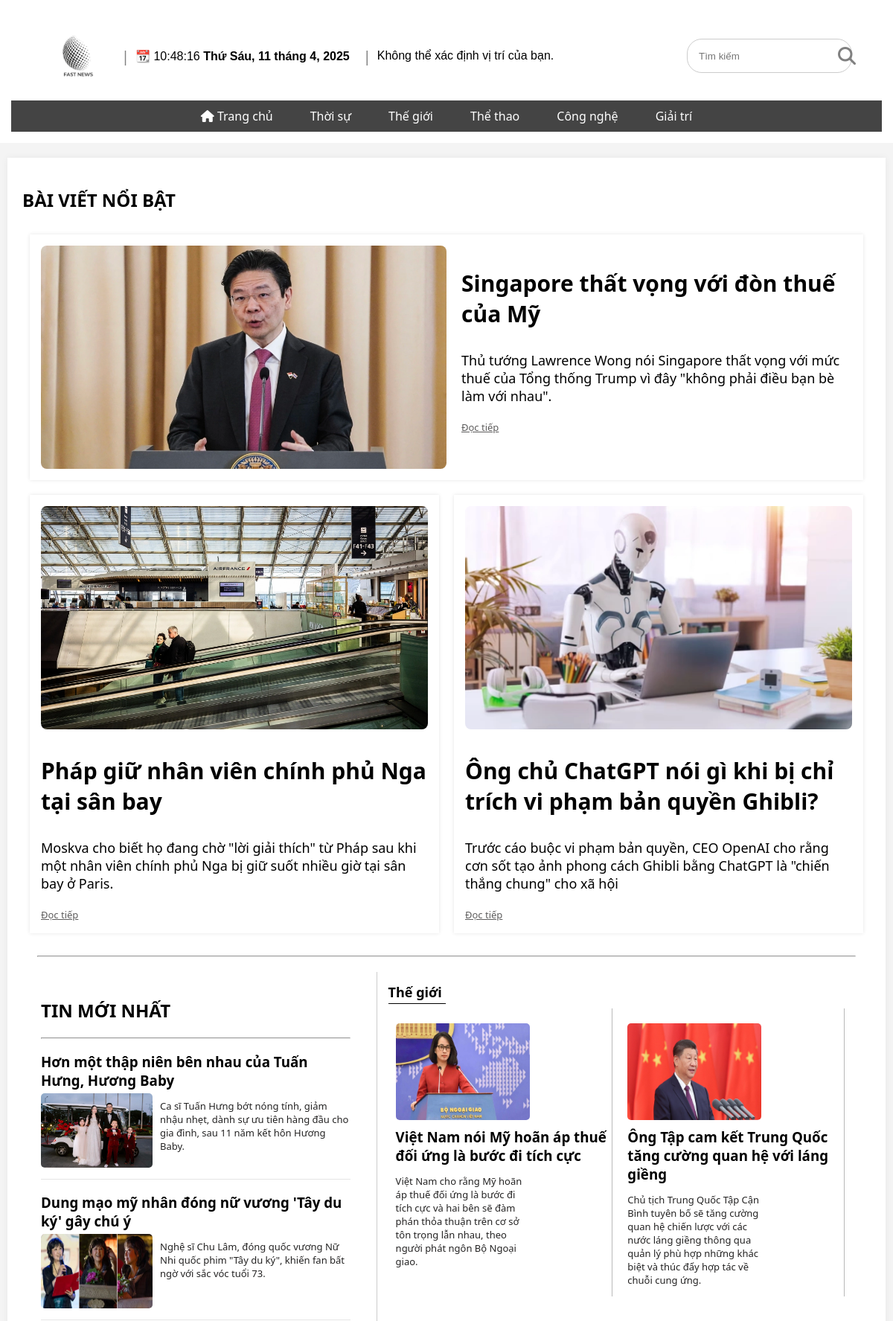
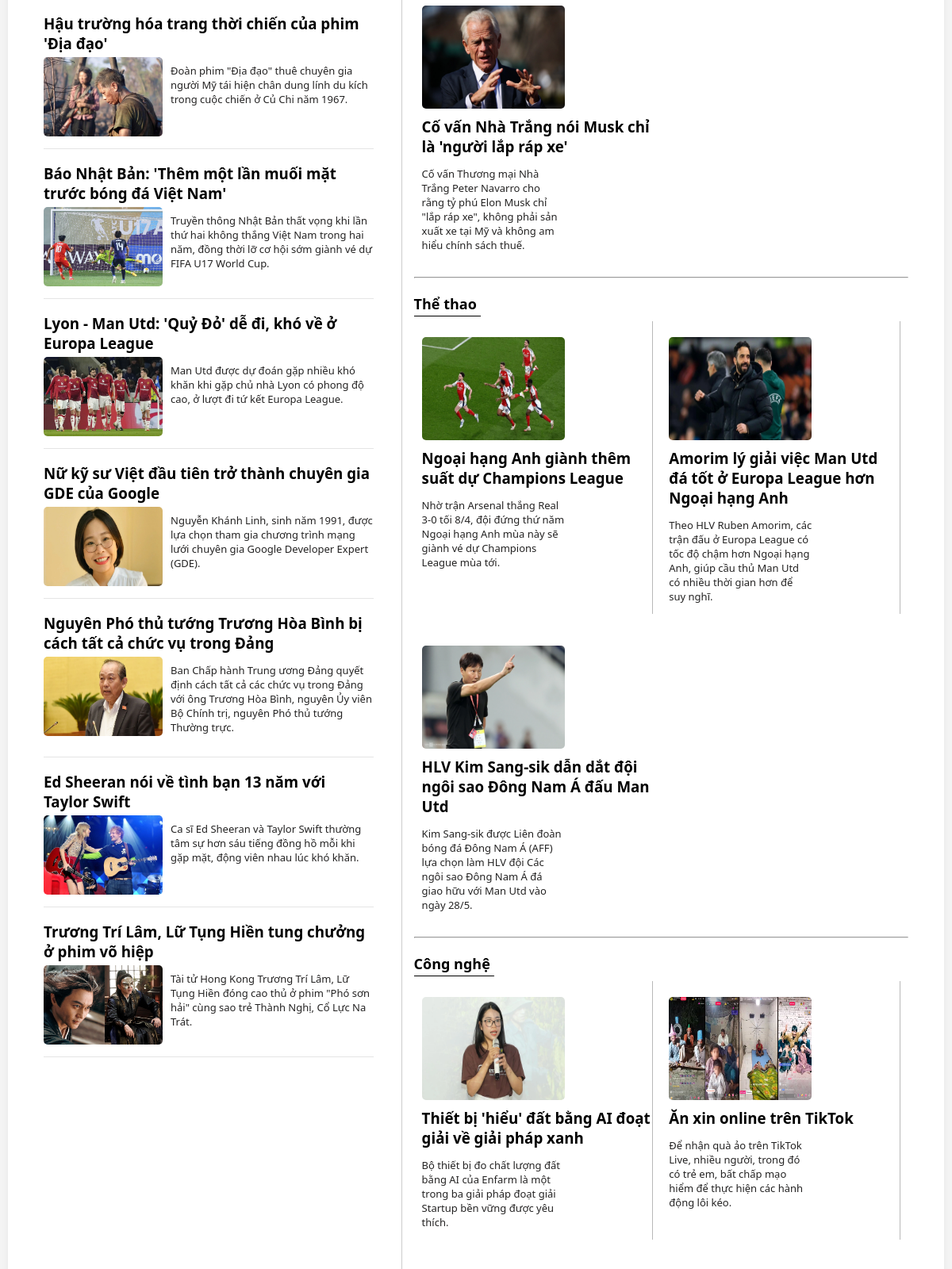
Page /news/index.php (upper part) on the committed database (2 pictures, top to bottom).
### tables this page shows
CREATE TABLE `news` (
  `id` int(11) NOT NULL,
  `title` varchar(255) NOT NULL,
  `description` text DEFAULT 'Mô tả',
  `content` text DEFAULT 'Nội dung',
  `image` varchar(255) DEFAULT 'img',
  `author` varchar(100) DEFAULT 'tác giả',
  `created_at` timestamp NOT NULL DEFAULT current_timestamp(),
  `category` varchar(255) NOT NULL,
  `is_featured` tinyint(1) NOT NULL DEFAULT 0,
  `views` int(11) NOT NULL DEFAULT 0
);

### news/functions/getArticle.php (called while the page is built, shortened)
<?php
function getFeaturedNews($conn) {
    $sql = "SELECT * FROM news WHERE is_featured = 1 ORDER BY created_at DESC LIMIT 3";
    $result = mysqli_query($conn, $sql);
    $Featurednews = [];
    if ($result && mysqli_num_rows($result) > 0) {
        while ($row = mysqli_fetch_assoc($result)) {
            $Featurednews[] = $row;
        }
    }
    return $Featurednews;
}
function getAllNews($conn) {
    $sql = "SELECT * FROM news ORDER BY created_at DESC";
    $result = mysqli_query($conn, $sql);
    $allNews = [];
    if ($result && mysqli_num_rows($result) > 0) {
        while ($row = mysqli_fetch_assoc($result)) {
            $allNews[] = $row;
        }
    }
    return $allNews;
}
function getNewsByCategory($allNews, $category, $excludedIds = []) {
    $filtered = [];
    foreach ($allNews as $news) {
        if (
            $news['category'] === $category &&
            !in_array($news['id'], $excludedIds)
        ) {
            $filtered[] = $news;
        }
    }
    return $filtered;
}
?>

### news/index.php (the view, shortened to what this page needs)
<?php
include "functions/getArticle.php";
$featuredNews = getFeaturedNews($conn);
$featuredIds = array_column($featuredNews, 'id');
$allNews = getAllNews($conn);
$latestNews = [];
$remainingNews = [];
foreach ($allNews as $news) {
    if (in_array($news['id'], $featuredIds))
        continue;
    if (count($latestNews) < 9) {
        $latestNews[] = $news;
    } else {
        $remainingNews[] = $news;
    }
}
$latestIds = array_column($latestNews, 'id');
$categories = ['Thế giới', 'Thể thao', 'Công nghệ', 'Giải trí'];
?>
<main>
    <h2>BÀI VIẾT NỔI BẬT</h2>
    <div class="news-section">
        <section class="featured">
            <article>
                <img src="uploads/<?= htmlspecialchars($featuredNews[0]['image']) ?>" alt="Hình ảnh nổi bật">
                <h3><b><a href="page/articleDetails.php?id=<?= $featuredNews[0]['id'] ?>">
                            <?= htmlspecialchars($featuredNews[0]['title']) ?></a></b></h3>
                <p><?= htmlspecialchars($featuredNews[0]['description']) ?></p>
                <a class="doctiep" href="page/articleDetails.php?id=<?= $featuredNews[0]['id'] ?>">Đọc tiếp</a>
            </article>
        </section>
    </div>
    <div class="news-section">
        <?php for ($i = 1; $i <= 2; $i++): ?>
            <section class="featured<?= $i + 1 ?>">
                <article>
                    <img src="uploads/<?= htmlspecialchars($featuredNews[$i]['image']) ?>" alt="Hình ảnh nổi bật">
                    <h3><b><a href="page/articleDetails.php?id=<?= $featuredNews[$i]['id'] ?>">
                                <?= htmlspecialchars($featuredNews[$i]['title']) ?></a></b></h3>
                    <p><?= htmlspecialchars($featuredNews[$i]['description']) ?></p>
                    <a class="doctiep" href="page/articleDetails.php?id=<?= $featuredNews[$i]['id'] ?>">Đọc tiếp</a>
                </article>
            </section>
        <?php endfor; ?>
    </div>
    <hr class="lastestnews-hr">
    <div class="news-section2">
        <section class="latest-news">
            <h2>TIN MỚI NHẤT</h2>
            <hr>
            <?php foreach ($latestNews as $news): ?>
                <article>
                    <h3><a href="page/articleDetails.php?id=<?= $news['id'] ?>">
                            <?= htmlspecialchars($news['title']) ?></a></h3>
                    <img src="uploads/<?= htmlspecialchars($news['image']) ?>" alt="Hình ảnh">
                    <p><?= htmlspecialchars($news['description']) ?></p>
                </article>
                <hr class="lastestnews1-hr">
            <?php endforeach; ?>
        </section>
        <section class="category-news">
            <?php
            $topicIndex = 1;
            $excludedIds = array_merge($featuredIds, $latestIds);
            foreach ($categories as $category):
                $newsInCategory = getNewsByCategory($remainingNews, $category, $excludedIds);
                ?>
                <div class="topic<?= $topicIndex ?>">
                    <a class="categoryHeader" href="#"><?= htmlspecialchars($category) ?></a>
                    <div class="category-content">
                        <?php foreach (array_slice($newsInCategory, 0, 3) as $news): ?>
                            <article>
                                <img src="uploads/<?= htmlspecialchars($news['image']) ?>"
                                    alt="<?= htmlspecialchars($news['title']) ?>">
                                <h3><a href="page/articleDetails.php?id=<?= $news['id'] ?>">
                                        <?= htmlspecialchars($news['title']) ?></a></h3>
                                <p><?= htmlspecialchars($news['description']) ?></p>
                            </article>
                        <?php endforeach; ?>
                    </div>
                </div>
                <hr>
                <?php
                $excludedIds = array_merge($excludedIds, array_column($newsInCategory, 'id'));
                $topicIndex++;
            endforeach;
            ?>
        </section>
    </div>
</main>
<?php
include 'includes/master.php';
?>

### news/assets/css/index.css (style rules this page uses)
body { font-family: system-ui, -apple-system, BlinkMacSystemFont, "Segoe UI", Roboto, "Helvetica Neue", Arial, sans-serif; margin: 0 auto; padding: 0; background-color: #f4f4f4; max-width: 1250px; min-width: 750px; }
main { min-height: 300px; max-width: 95%; margin: 20px auto; padding: 20px !important; background: #fff; box-shadow: 0 0 10px rgba(0, 0, 0, 0.05); }
.category-news p, .latest-news p, .top-news p { font-weight: lighter; font-size:small; color:#242323; }
.news-section { display: flex; }
.news-section p { font-size: large; }
.news-section h3 { font-size: 30px;; }
.featured { display: flex; background-color: #ffffff; padding: 15px; width: 100%; box-shadow: 0 0 5px rgba(0, 0, 0, 0.1); gap: 20px; margin: 10px; }
.featured2 { margin: 10px; padding: 15px; background-color: #ffffff; flex: 5; min-width: 300px; box-shadow: 0 0 5px rgba(0, 0, 0, 0.1); }
.featured3 { margin: 10px; background-color: #ffffff; flex: 5; min-width: 300px; box-shadow: 0 0 5px rgba(0, 0, 0, 0.1); padding: 15px; }
.featured img { float: left; width: 50%; height: 300px; margin-right: 20px; border-radius: 8px; object-fit: cover; }
.featured2 img, .featured3 img { width: 100%; height: 300px; border-radius: 8px; object-fit: cover; }
.latest-news img, .category-news img { float: left; width: 150px; height: 100px; border-radius: 5px; margin-right: 10px; }
.category-news img { float: left; width: 180px; height: 130px; border-radius: 5px; margin-bottom: 10px; }
.category-news a, .latest-news a, .top-news a { padding-right: 5px; clear: both; text-decoration: none; font-weight: bold; color: #000000; }
.latest-news article, .top-news article { clear: both; padding-top: 10px; }
.category-news article { padding-top: 20px; }
.news-section2 { display: flex; gap: 20px; margin: 20px 10px 10px 10px; }
.latest-news { background-color: #ffffff; padding: 15px; flex: 4; min-width: 300px; }
.latest-news article h3 { margin-bottom: 5px; }
.latest-news article h3:first-child { margin-top: 0; }
.lastestnews1-hr { clear: both; border: none; border-bottom: solid 0.5px #e5e5e5; padding-top: 15px; }
.category-news { background-color: #ffffff; padding: 15px; border-left: solid 1px #ccc; flex: 6; min-width: 300px; display: block; }
.category-news hr { margin-bottom: 20px; }
.categoryHeader { padding-bottom: 3px; font-size: large !important; border-bottom: solid 1px black !important; }
.category-content { display: grid; grid-template-columns: repeat(auto-fill, minmax(190px, 1fr)); gap: 20px; padding: 10px; }
.category-content article { display: flex; flex-direction: column; border-right: solid 0.3px #b9b9b9; }
.category-content h3 { padding-right: 2px; margin: 0; }
.category-content p { margin-right: 10px; max-width: 180px; }
.category-content article:nth-child(3n) { border-right: none; }
.lastestnews-hr { margin: 20px; }
a { text-decoration: none; color: #000000; }
.doctiep { text-decoration: underline; color:rgb(94, 93, 93); font-size: small; }

### rows in the picture
news: image (picture), title "Singapore thất vọng với đòn thuế của Mỹ", description "Thủ tướng Lawrence Wong nói Singapore thất vọng với mức thuế của Tổng thống Trump vì đây \"không phải điều bạn bè làm với nhau\"."
news: image (picture), title "Pháp giữ nhân viên chính phủ Nga tại sân bay", description "Moskva cho biết họ đang chờ \"lời giải thích\" từ Pháp sau khi một nhân viên chính phủ Nga bị giữ suốt nhiều giờ tại sân bay ở Paris."
news: image (picture), title "Ông chủ ChatGPT nói gì khi bị chỉ trích vi phạm bản quyền Ghibli?", description "Trước cáo buộc vi phạm bản quyền, CEO OpenAI cho rằng cơn sốt tạo ảnh phong cách Ghibli bằng ChatGPT là \"chiến thắng chung\" cho xã hội"
news: title "Hơn một thập niên bên nhau của Tuấn Hưng, Hương Baby", image (picture), description "Ca sĩ Tuấn Hưng bớt nóng tính, giảm nhậu nhẹt, dành sự ưu tiên hàng đầu cho gia đình, sau 11 năm kết hôn Hương Baby."
news: title "Dung mạo mỹ nhân đóng nữ vương 'Tây du ký' gây chú ý", image (picture), description "Nghệ sĩ Chu Lâm, đóng quốc vương Nữ Nhi quốc phim \"Tây du ký\", khiến fan bất ngờ với sắc vóc tuổi 73."
news: title "Hậu trường hóa trang thời chiến của phim 'Địa đạo'", image (picture), description "Đoàn phim \"Địa đạo\" thuê chuyên gia người Mỹ tái hiện chân dung lính du kích trong cuộc chiến ở Củ Chi năm 1967."
news: title "Báo Nhật Bản: 'Thêm một lần muối mặt trước bóng đá Việt Nam'", image (picture), description "Truyền thông Nhật Bản thất vọng khi lần thứ hai không thắng Việt Nam trong hai năm, đồng thời lỡ cơ hội sớm giành vé dự FIFA U17 World Cup."
news: title "Lyon - Man Utd: 'Quỷ Đỏ' dễ đi, khó về ở Europa League", image (picture), description "Man Utd được dự đoán gặp nhiều khó khăn khi gặp chủ nhà Lyon có phong độ cao, ở lượt đi tứ kết Europa League."
news: title "Nữ kỹ sư Việt đầu tiên trở thành chuyên gia GDE của Google", image (picture), description "Nguyễn Khánh Linh, sinh năm 1991, được lựa chọn tham gia chương trình mạng lưới chuyên gia Google Developer Expert (GDE)."
news: title "Nguyên Phó thủ tướng Trương Hòa Bình bị cách tất cả chức vụ trong Đảng", image (picture), description "Ban Chấp hành Trung ương Đảng quyết định cách tất cả các chức vụ trong Đảng với ông Trương Hòa Bình, nguyên Ủy viên Bộ Chính trị, nguyên Phó thủ tướng Thường trực."
news: title "Ed Sheeran nói về tình bạn 13 năm với Taylor Swift", image (picture), description "Ca sĩ Ed Sheeran và Taylor Swift thường tâm sự hơn sáu tiếng đồng hồ mỗi khi gặp mặt, động viên nhau lúc khó khăn."
news: title "Trương Trí Lâm, Lữ Tụng Hiền tung chưởng ở phim võ hiệp", image (picture), description "Tài tử Hong Kong Trương Trí Lâm, Lữ Tụng Hiền đóng cao thủ ở phim \"Phó sơn hải\" cùng sao trẻ Thành Nghị, Cổ Lực Na Trát."
news: image (picture), title "Việt Nam nói Mỹ hoãn áp thuế đối ứng là bước đi tích cực", description "Việt Nam cho rằng Mỹ hoãn áp thuế đối ứng là bước đi tích cực và hai bên sẽ đàm phán thỏa thuận trên cơ sở tôn trọng lẫn nhau, theo người phát ngôn Bộ Ngoại giao."
news: image (picture), title "Ông Tập cam kết Trung Quốc tăng cường quan hệ với láng giềng", description "Chủ tịch Trung Quốc Tập Cận Bình tuyên bố sẽ tăng cường quan hệ chiến lược với các nước láng giềng thông qua quản lý phù hợp những khác biệt và thúc đẩy hợp tác về chuỗi cung ứng."
news: image (picture), title "Cố vấn Nhà Trắng nói Musk chỉ là 'người lắp ráp xe'", description "Cố vấn Thương mại Nhà Trắng Peter Navarro cho rằng tỷ phú Elon Musk chỉ \"lắp ráp xe\", không phải sản xuất xe tại Mỹ và không am hiểu chính sách thuế."
news: image (picture), title "Ngoại hạng Anh giành thêm suất dự Champions League", description "Nhờ trận Arsenal thắng Real 3-0 tối 8/4, đội đứng thứ năm Ngoại hạng Anh mùa này sẽ giành vé dự Champions League mùa tới."
news: image (picture), title "Amorim lý giải việc Man Utd đá tốt ở Europa League hơn Ngoại hạng Anh", description "Theo HLV Ruben Amorim, các trận đấu ở Europa League có tốc độ chậm hơn Ngoại hạng Anh, giúp cầu thủ Man Utd có nhiều thời gian hơn để suy nghĩ."
news: image (picture), title "HLV Kim Sang-sik dẫn dắt đội ngôi sao Đông Nam Á đấu Man Utd", description "Kim Sang-sik được Liên đoàn bóng đá Đông Nam Á (AFF) lựa chọn làm HLV đội Các ngôi sao Đông Nam Á đá giao hữu với Man Utd vào ngày 28/5."
news: image (picture), title "Thiết bị 'hiểu' đất bằng AI đoạt giải về giải pháp xanh", description "Bộ thiết bị đo chất lượng đất bằng AI của Enfarm là một trong ba giải pháp đoạt giải Startup bền vững được yêu thích."
news: image (picture), title "Ăn xin online trên TikTok", description "Để nhận quà ảo trên TikTok Live, nhiều người, trong đó có trẻ em, bất chấp mạo hiểm để thực hiện các hành động lôi kéo."

### other values in the picture
$category "Thế giới"
$category "Thể thao"
$category "Công nghệ"
